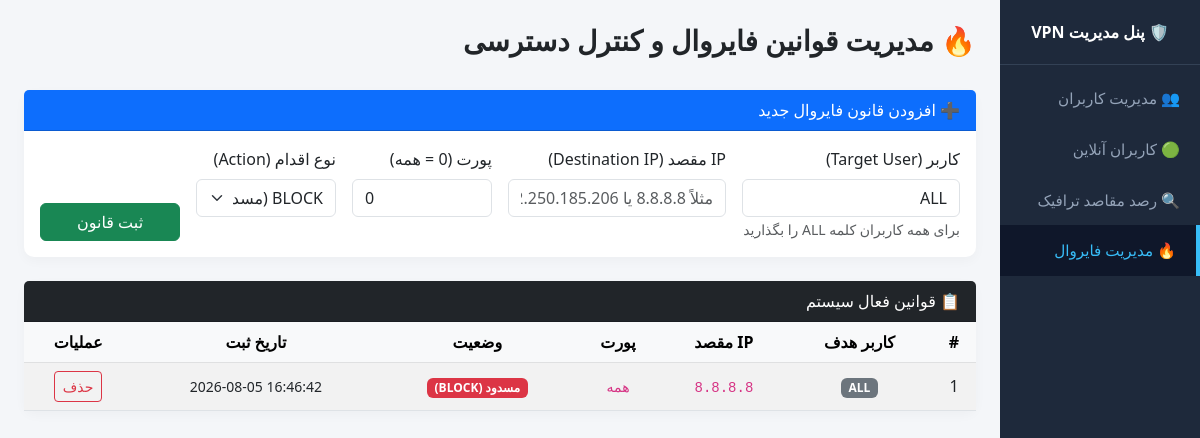
Page /firewall on the earlier database version.
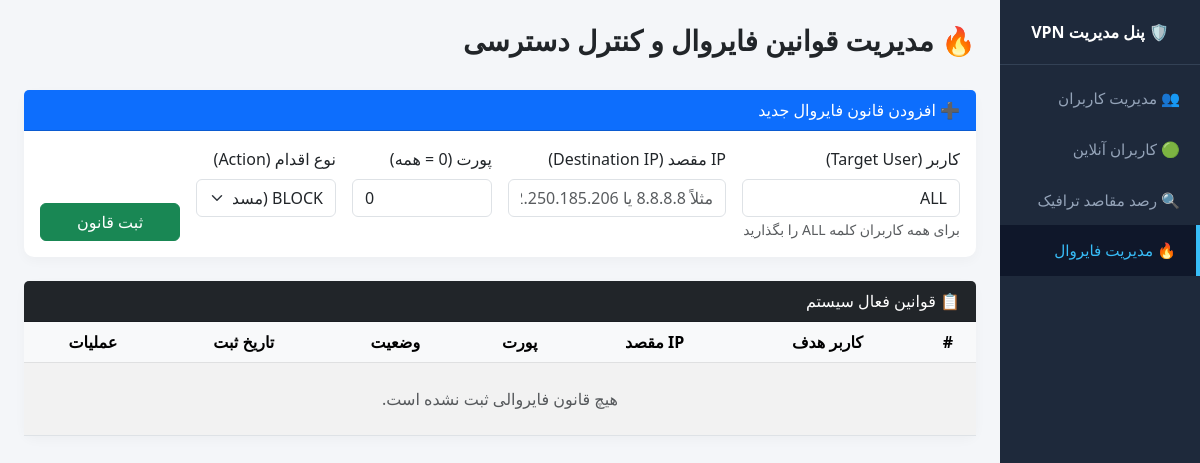
Same page on the later database version.
### tables this page shows
CREATE TABLE firewall_rules (
            id INTEGER PRIMARY KEY AUTOINCREMENT,
            target_user TEXT DEFAULT 'ALL',
            dst_ip TEXT NOT NULL,
            dst_port INTEGER DEFAULT 0,
            action TEXT DEFAULT 'BLOCK',
            created_at DATETIME DEFAULT CURRENT_TIMESTAMP
        );

### admin_panel.py (the view)
@app.route('/firewall')
def firewall_page():
    rules = database.get_all_firewall_rules()
    return render_template('firewall.html', rules=rules, active_page='firewall')

### database.py (called while the page is built)
def get_all_firewall_rules():
    conn = sqlite3.connect(DB_NAME)
    cursor = conn.cursor()
    cursor.execute('''
        SELECT id, target_user, dst_ip, dst_port, action, created_at
        FROM firewall_rules
        ORDER BY id DESC
    ''')
    rules = cursor.fetchall()
    conn.close()
    return rules

### templates/firewall.html (shortened to what this page needs)
{% extends "base.html" %}
{% block content %}
<div class="d-flex justify-content-between align-items-center mb-4">
    <h3 class="fw-bold">🔥 مدیریت قوانین فایروال و کنترل دسترسی</h3>
</div>
<div class="card mb-4">
    <div class="card-header bg-primary text-white font-weight-bold">
        ➕ افزودن قانون فایروال جدید
    </div>
    <div class="card-body">
        <form action="/firewall/add" method="POST" class="row g-3">
            <div class="col-md-3">
                <label class="form-label">کاربر (Target User)</label>
                <input type="text" name="target_user" class="form-control" value="ALL" placeholder="مثلاً ALL یا amir" required>
                <small class="text-muted">برای همه کاربران کلمه ALL را بگذارید</small>
            </div>
            <div class="col-md-3">
                <label class="form-label">IP مقصد (Destination IP)</label>
                <input type="text" name="dst_ip" class="form-control" placeholder="مثلاً 8.8.8.8 یا 142.250.185.206" required>
            </div>
            <div class="col-md-2">
                <label class="form-label">پورت (0 = همه)</label>
                <input type="number" name="dst_port" class="form-control" value="0" min="0" max="65535" required>
            </div>
            <div class="col-md-2">
                <label class="form-label">نوع اقدام (Action)</label>
                <select name="action" class="form-select">
                    <option value="BLOCK">BLOCK (مسدود)</option>
                </select>
            </div>
            <div class="col-md-2 d-flex align-items-end">
                <button type="submit" class="btn btn-success w-100">ثبت قانون</button>
            </div>
        </form>
    </div>
</div>
<div class="card">
    <div class="card-header bg-dark text-white font-weight-bold">
        📋 قوانین فعال سیستم
    </div>
    <div class="card-body p-0">
        <div class="table-responsive">
            <table class="table table-striped table-hover m-0 text-center align-middle">
                <thead class="table-light">
                    <tr>
                        <th>#</th>
                        <th>کاربر هدف</th>
                        <th>IP مقصد</th>
                        <th>پورت</th>
                        <th>وضعیت</th>
                        <th>تاریخ ثبت</th>
                        <th>عملیات</th>
                    </tr>
                </thead>
                <tbody>
                    {% for r in rules %}
                    <tr>
                        <td>{{ r[0] }}</td>
                        <td><span class="badge bg-secondary">{{ r[1] }}</span></td>
                        <td><code>{{ r[2] }}</code></td>
                        <td><code>{{ 'همه' if r[3] == 0 else r[3] }}</code></td>
                        <td>
                            {% if r[4] == 'BLOCK' %}
                                <span class="badge bg-danger">مسدود (BLOCK)</span>
                            {% else %}
                                <span class="badge bg-success">مجاز (ACCEPT)</span>
                            {% endif %}
                        </td>
                        <td><small dir="ltr">{{ r[5] }}</small></td>
                        <td>
                            <a href="/firewall/delete/{{ r[0] }}" class="btn btn-sm btn-outline-danger" onclick="return confirm('آیا از حذف این قانون مطمئن هستید؟')">حذف</a>
                        </td>
                    </tr>
                    {% else %}
                    <tr>
                        <td colspan="7" class="text-center py-4 text-muted">هیچ قانون فایروالی ثبت نشده است.</td>
                    </tr>
                    {% endfor %}
                </tbody>
            </table>
        </div>
    </div>
</div>
{% endblock %}

### templates/base.html (shortened to what this page needs)
<!DOCTYPE html>
<html lang="fa" dir="rtl">
<head>
    <link rel="stylesheet" href="https://cdn.jsdelivr.net/npm/bootstrap@5.3.0/dist/css/bootstrap.rtl.min.css">
</head>
<body>
<div class="container-fluid">
    <div class="row">
        <div class="col-md-2 p-0 sidebar">
            <div class="sidebar-title text-center">
                🛡️ پنل مدیریت VPN
            </div>
            <div class="mt-2">
                <a href="/users" class="{% if active_page == 'users' %}active{% endif %}">👥 مدیریت کاربران</a>
                <a href="/active-clients" class="{% if active_page == 'active_clients' %}active{% endif %}">🟢 کاربران آنلاین</a>
                <a href="/traffic-logs" class="{% if active_page == 'traffic_logs' %}active{% endif %}">🔍 رصد مقاصد ترافیک</a>
                <a href="/firewall" class="{% if active_page == 'firewall' %}active{% endif %}">🔥 مدیریت فایروال</a>
            </div>
        </div>
        <div class="col-md-10 p-4">
            {% block content %}{% endblock %}
        </div>
    </div>
</div>
</body>
</html>

### templates/base.html (style rules this page uses)
body { background-color: #f4f6f9; font-family: Tahoma, 'Segoe UI', Geneva, Verdana, sans-serif; direction: rtl; text-align: right; }
.sidebar { min-height: 100vh; background-color: #1e293b; color: #ffffff; }
.sidebar-title { padding: 20px; font-weight: bold; border-bottom: 1px solid #334155; }
.sidebar a { color: #94a3b8; text-decoration: none; padding: 14px 20px; display: block; font-size: 0.95rem; transition: all 0.2s; }
.sidebar a:hover, .sidebar a.active { background-color: #0f172a; color: #38bdf8; border-right: 4px solid #38bdf8; }
.card { border-radius: 10px; border: none; box-shadow: 0 4px 12px rgba(0, 0, 0, 0.03); }

Differences in the rows shown:
removed firewall_rules: id "1", target_user "ALL", dst_ip "8.8.8.8", dst_port "همه", action "مسدود (BLOCK)", created_at "2026-08-05 16:46:42"
Other differences:
text now shown: "هیچ قانون فایروالی ثبت نشده است."
